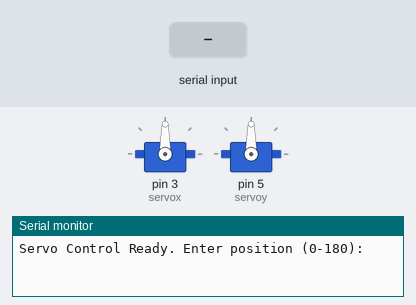
A sketch run on a simulated Arduino Uno, built with avr-gcc and run on an emulated ATmega328P. Shown: 2 × servo, the last lines printed to the serial monitor. Inputs (shaded band) come from the test bench.

Above: at 1.2 s.
1.3 s: "x,45\n" received over Serial
At 2.1 s:
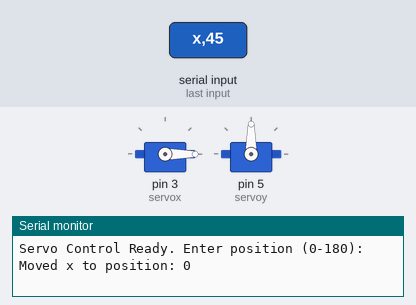
2.8 s: "y,45\n" received over Serial
At 3.2 s:
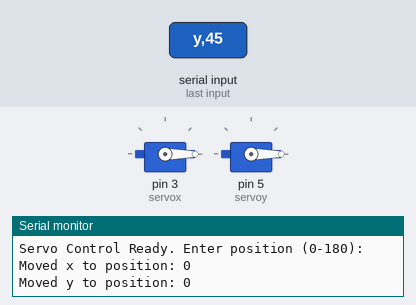
4.3 s: "x90\n" received over Serial
At 5.5 s:
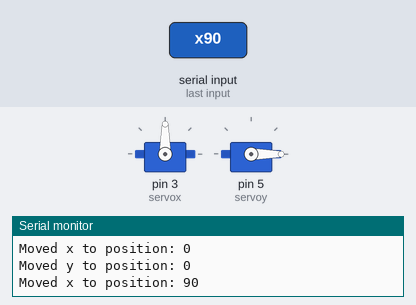
5.8 s: "y90\n" received over Serial
At 6.7 s:
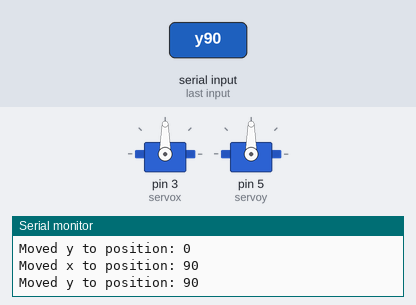
7.3 s: "x\n" received over Serial
At 7.7 s:
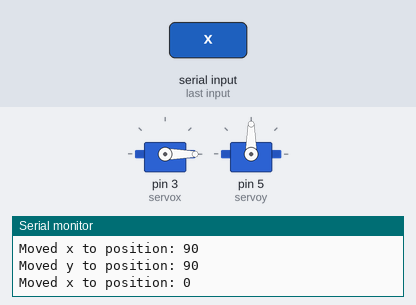
Timing chart, 0 to 9.8 s (numbered marks = the images above; inputs shaded):
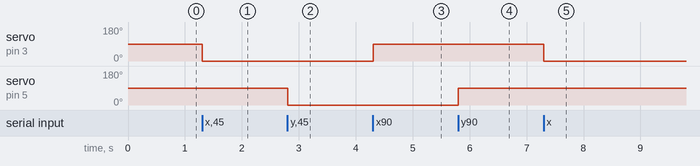

Measured:
- after the input at 1.3 s, servo on pin 3 (servox): 90° → 0° at once
- after the input at 2.8 s, servo on pin 5 (servoy): 90° → 0° at once
- after the input at 4.3 s, servo on pin 3 (servox): 0° → 90° at once
- after the input at 5.8 s, servo on pin 5 (servoy): 0° → 90° at once
- after the input at 7.3 s, servo on pin 3 (servox): 90° → 0° at once

The sketch:

arduinosetup.ino
```cpp
#include <Servo.h>

Servo servox;
Servo servoy;  // Create a servo object

void setup() { // setup method
  Serial.begin(9600);      // Initialize serial communication at 9600 baud
  servox.attach(3);       // Attach the servo to pin 3
  servoy.attach(5);
  Serial.println("Servo Control Ready. Enter position (0-180):");
}

void loop() {
  if (Serial.available() > 0) {
    String input = Serial.readStringUntil('\n');
    input.trim();
    if (input.length() > 0) {
      char axis = input.charAt(0);
      int pos = input.substring(1).toInt();
      if (pos >= 0 && pos <= 180) {
        if (axis == 'x') {
          servox.write(pos);
          Serial.print("Moved x to position: ");
        } else if (axis == 'y') {
          servoy.write(pos);
          Serial.print("Moved y to position: ");
        } else {
          Serial.println("Error: Invalid axis. Use 'x' or 'y'.");
          return;
        }
        Serial.println(pos);
      } else {
        Serial.println("Error: Position must be between 0 and 180.");
      }
    }
  }
}
```
